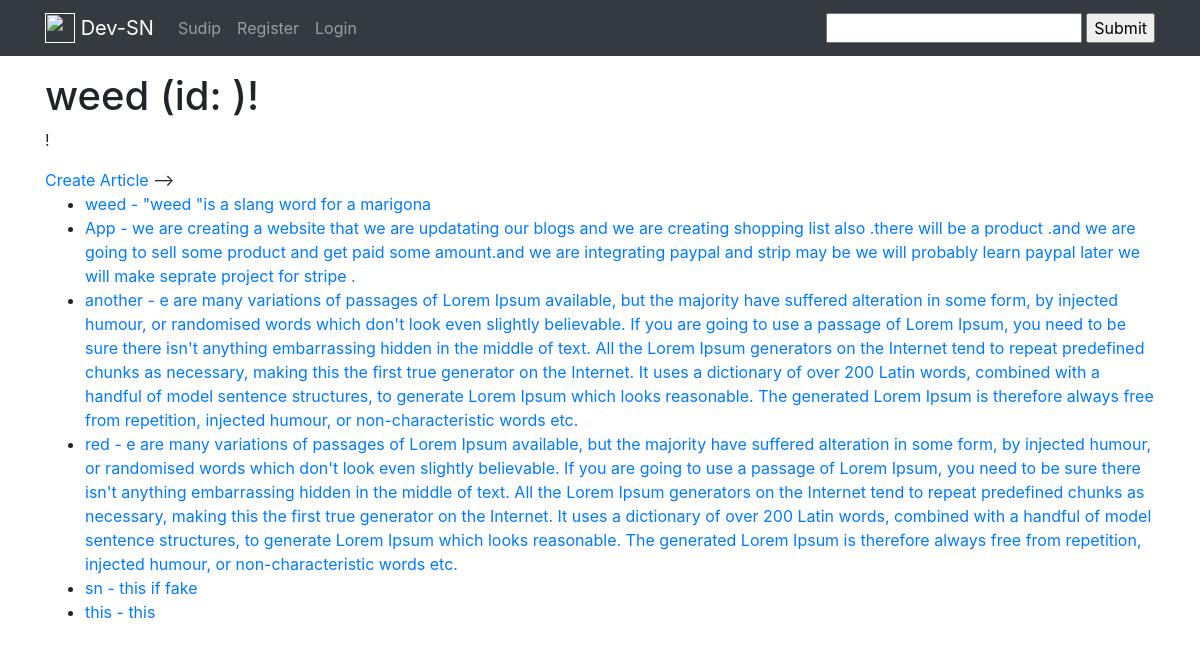
Before: / with the older database file.
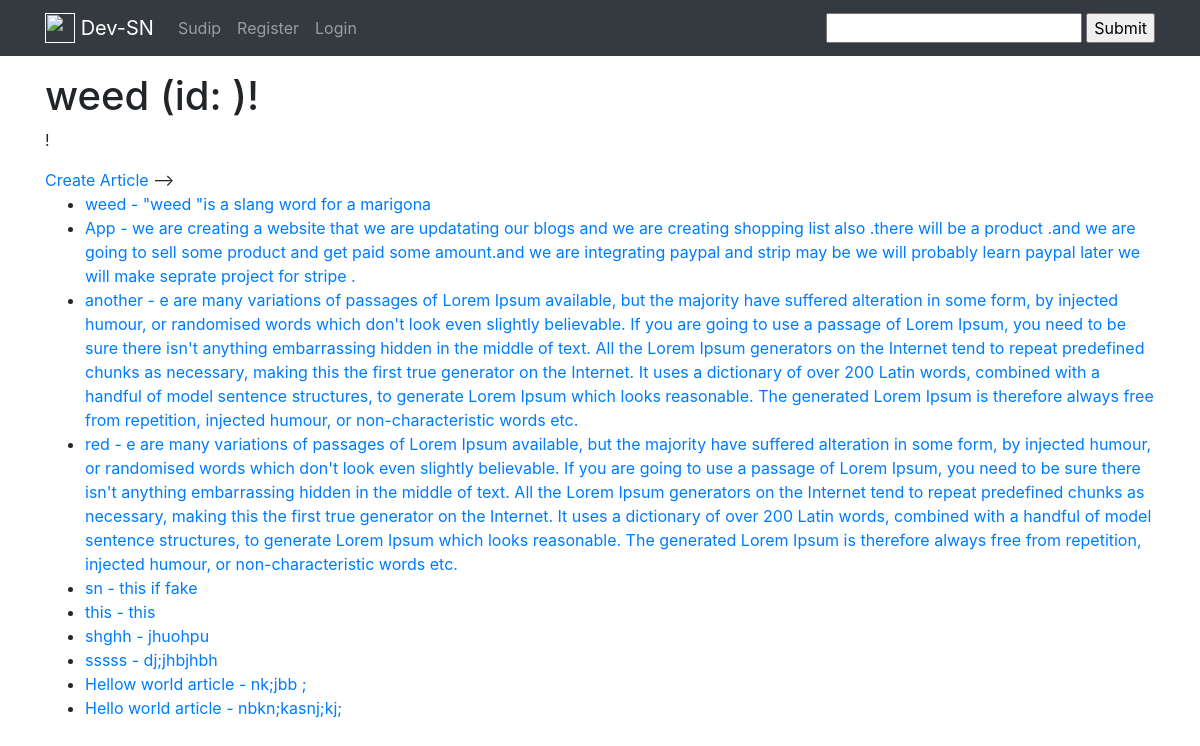
After: the same page with the newer database file.
### articles/models.py (models this page shows, shortened)
class Article(models.Model):
    user      =models.ForeignKey(User,blank=True,null=True,on_delete=models.SET_NULL)
    title     =models.CharField(max_length=120)
    slug      =models.SlugField(unique=True,blank=True,null=True)
    content   =models.TextField()
    timestamp =models.DateTimeField(auto_now_add=True)
    updated   =models.DateTimeField(auto_now = True)
    publish   =models.DateField(auto_now_add= True,auto_now =False,null =True,blank =True)
    objects = ArticleManager()
    def get_absolute_url(self):
        return reverse("articles:detail",kwargs={"slug":self.slug})

### blog/views.py (the view)
# urls.py: 2. Add a URL to urlpatterns:  path('', views.home, name='home')
def home(request,*args,**kwargs):
    name = "Sudip"
    random_id = random.randint(1,4)
    article_obj = Article.objects.all().first()
    article_queryset =Article.objects.all()
    context = {
        "object_list":article_queryset,
        "object":article_obj
    }
    HTML_STRING = render_to_string("home.html", context=context)
    return HttpResponse(HTML_STRING)

### articles/models.py (called while the page is built)
    def get_queryset(self):
        return ArticleQuerySet(self.model,using=self._db)

### templates/home.html
{% extends "base/base.html"%}
{% block content %}
<h1>{{ object.title }} (id: {{ id }})!</h1>
<p>{{ content }}!</p>
<a href='{% url "articles:create" %}'>Create Article</a>
 -->
<ul>
    {% for x in object_list %}
        {% if x.title %}
            <li><a href='{{ x.get_absolute_url }}'>{{ x.title }} - {{ x.content }}</a></li>
        {% endif %}
    {% endfor %}
</ul>
{% endblock content %}

Changed rows visible on the page:
added Article: title "shghh", content "jhuohpu"
added Article: title "sssss", content "dj;jhbjhbh"
added Article: title "Hellow world article", content "nk;jbb ;"
added Article: title "Hello world article", content "nbkn;kasnj;kj;"
